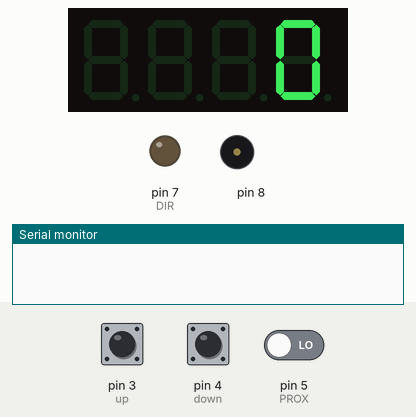
Recording of a sketch running on a simulated Arduino Uno, built with avr-gcc and run on an emulated ATmega328P. On the bench: 4-digit seven-segment display, output pins drawn as LEDs (lit = HIGH), buzzer (waves = sounding), the last lines printed to the serial monitor. The inputs (shaded band) are chosen by the test bench; at power-on: pin 4 (down) LOW, pin 3 (up) LOW, pin 5 (PROX) LOW.

Above: at 2.2 s.
2.3 s: pin 4 (down) pulled HIGH for 3.2 s
At 5.7 s:
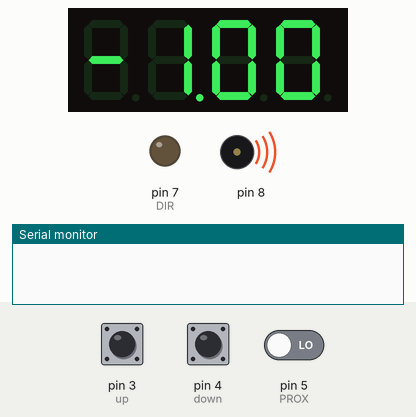
7.0 s: pin 3 (up) pulled HIGH for 3.2 s
At 11.3 s:
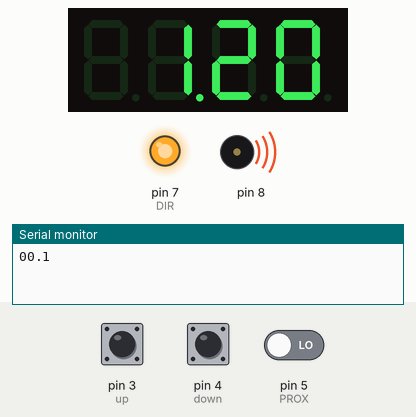
11.7 s: pin 3 (up) pulled HIGH for 0.15 s
At 12.3 s:
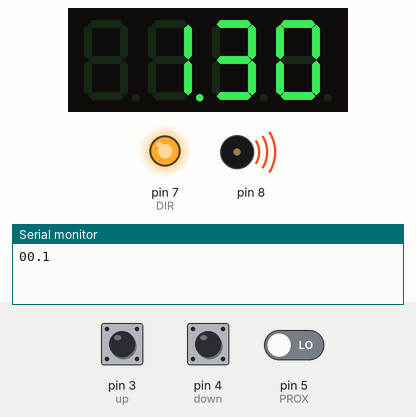
13.3 s: pin 4 (down) pulled HIGH for 1 s
At 15.1 s:
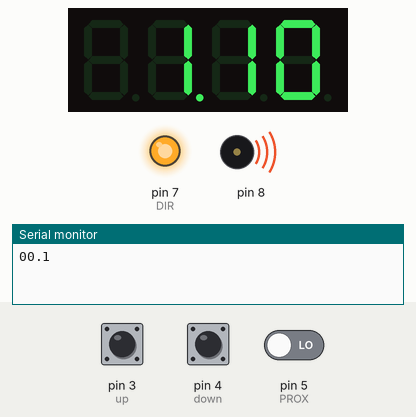
15.8 s: pin 4 (down) pulled HIGH for 3.2 s
At 18.2 s:
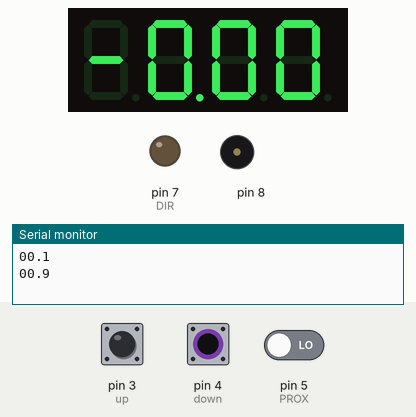
Timing chart, 0 to 20.3 s (numbered marks = the images above; inputs shaded):
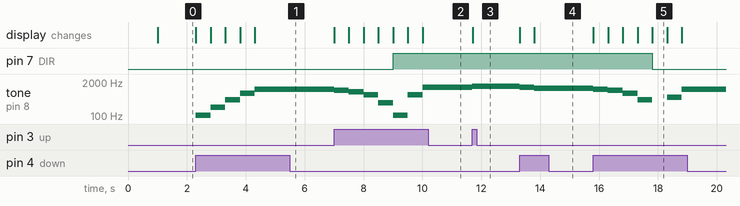

Measured:
- after the input at 2.3 s, tone on pin 8: plays 106 Hz for 0.50 s, 213 Hz for 0.50 s, 426 Hz for 0.50 s, 746 Hz for 0.50 s, 1066 Hz for 2.7 s, starting at once; the display: first changes at once (image 1 shows a later state)
- after the input at 7.0 s, pin 7 (DIR): LOW → HIGH after 2.0 s; tone on pin 8: plays 960 Hz for 0.50 s, 853 Hz for 0.50 s, 639 Hz for 0.50 s, 319 Hz for 0.50 s, 106 Hz for 0.50 s, 640 Hz for 0.50 s … (7 notes in this stretch), starting at once; the display: first changes at once (image 2 shows a later state)
- after the input at 11.7 s, tone on pin 8: 1280 Hz → 1386 Hz at once; the display: changes at once (image 3)
- after the input at 13.3 s, tone on pin 8: 1386 Hz → 1280 Hz at once, → 1173 Hz 0.50 s later; the display: first changes at once (image 4 shows a later state)
- after the input at 15.8 s, pin 7 (DIR): HIGH → LOW after 2.0 s; tone on pin 8: plays 1066 Hz for 0.50 s, 960 Hz for 0.50 s, 746 Hz for 0.50 s, 426 Hz for 0.50 s, 533 Hz for 0.50 s, 1066 Hz for 2.7 s, starting at once; the display: first changes at once (image 5 shows a later state)
- what the display in image 5 shows lasts 0.5 s, from 17.8 s to 18.3 s

The sketch:

vac.ino
```cpp
#include "Adafruit_LEDBackpack.h"
#include "Adafruit_GFX.h"
#define PROX 5
#define DIR 7
#define MICROSTEP 32
#define ESTOP 2

Adafruit_7segment matrix = Adafruit_7segment();

class Button
{
    unsigned long previousMillis;
    boolean state;
    boolean pin_status;
    int pin;
    int bounce;     // milliseconds of on-time
    int repeat;

  public:
    Button(int sw_pin, int bounce_time, int repeat_interval)
    {
      pin = sw_pin;
      pinMode(pin, INPUT);
      bounce = bounce_time;
      repeat = repeat_interval;
      state = false;
    }

    int Update()
    {
      pin_status = digitalRead(pin);

      if (pin_status == true && state == false)
      {
        previousMillis = millis();
        state = true;
        repeat = 0;
        return 1;
      }

      if (pin_status == true && state == true && millis() - previousMillis >
          bounce)
      {
        previousMillis = millis();
        repeat += 1;
        if(repeat>10) {repeat=10;}
        //Serial.print(repeat);
        //Serial.print("   ");
        return repeat;
      }

      if (pin_status == false && millis() - previousMillis > bounce)
      { repeat = 0;
        state = false;
      }

      return 0;

    }
};//end class Button Definition


Button up(3, 500, 1000);
Button down(4, 500, 1000);
Button prox(PROX, 500, 5000);

float spd = 0.0, old_spd = 0.0;
int period = 0;
unsigned long last_prox = 0;

void setup() {
  //setup the display
  matrix.begin(0x70);

  //setup serial output
  Serial.begin(9600);

  //pinMode(ESTOP, INPUT);

  //setup the direction pin as output
  pinMode(DIR, OUTPUT);

  //show the microstep setting briefly at startup
  matrix.print(MICROSTEP);
  matrix.writeDisplay();
  delay(1000);

  //reset display to 0.0
  matrix.print(0);
  matrix.writeDisplay();
}

void loop() {
  //check the up button and check the down button
  spd = spd + up.Update() / 10.0 - down.Update() / 10.0;;

  //make sure speed isn't less than -1.0
  if (spd < -1) {
    spd = -1.0;
  }

  //make sure speed isn't greater than 15.0
  if (spd > 15.0) {
    spd = 15.0;
  }

  //check if speed positive change direction if negative
  if (spd > 0)
  {
    digitalWrite(DIR, 1);
  } else
  {
    digitalWrite(DIR, 0);
  }

  //if speed not equal the old speed then change frequency
  if (spd != old_spd)
  {
    //F = x rpm * 10 (gear) *200 (steps/rev)*(microsteps/step) * (min/60 sec)
    if (abs(spd) >.05)
    {
      tone(8, abs(spd) * 10 * 200 * MICROSTEP / 60);
    }
    else
    {
      noTone(8);
    }
    matrix.print(spd);
    old_spd = spd;
  }

  /*safety
  if (digitalRead(2) == 0)
  {
    spd = 0;
    //E
    matrix.writeDigitRaw(0, 121);
    //S
    matrix.writeDigitRaw(1, 109);
    //T
    matrix.writeDigitRaw(3, 49);
    //P
    matrix.writeDigitRaw(4, 115);
  }
  */

  //calculate period
  if (spd > .05) {
    period = 60.0 * 1000.0 / spd;


  //prox switch
  if (digitalRead(PROX) == 0 && (millis() - last_prox) > (period / 2) )
  {
    //00.0 format
    //prepend the leading zero
    if (spd < 10.0) {
      Serial.print("0");
    }
    Serial.println(spd, 1);
    last_prox = millis();
  }
  }

  //update display last thing
  matrix.writeDisplay();
}
```
